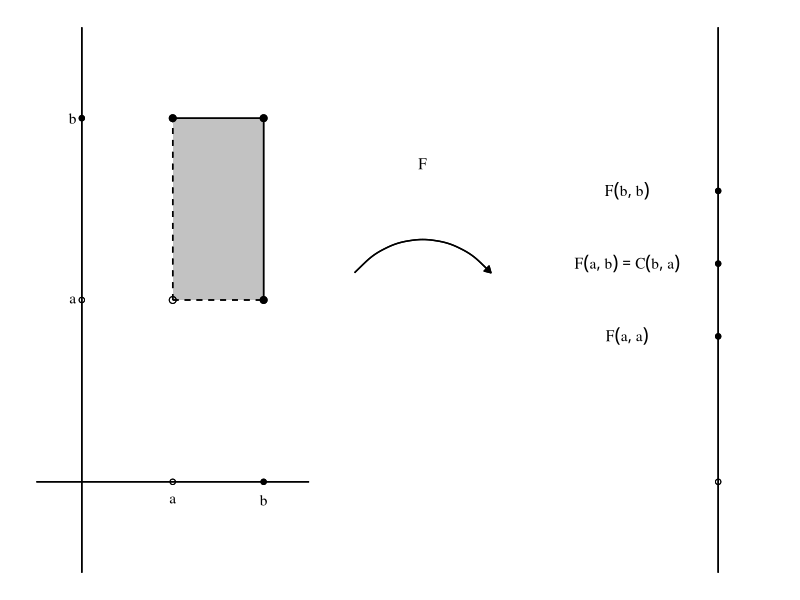

This chart was generated by the following R code:
#Visualization of Halfopen Intervals
library(tidyverse)

x = c(1,1,2,2)
y = c(1,2,1,2)

X = c(0,4)
Y = c(0,4)

plane = data.frame(X,Y)

plot_gg = ggplot(aes(x = X, y = Y),data = plane)

plot_gg + theme_void() + 
  geom_rect(aes(xmin = 1, ymin = 1, xmax = 2, ymax =2), alpha = 0.2)+
  geom_segment(aes(x = 1, y = 1, xend = 1, yend =2),linetype = "dashed") + 
  geom_segment(aes(x = 1, y = 1, xend = 2, yend =1),linetype = "dashed") + 
  geom_segment(aes(x = 2, y = 1, xend = 2, yend =2)) + 
  geom_segment(aes(x = 1, y = 2, xend = 2, yend =2)) + xlim(c(-0.5,7.5)) + ylim(c(-0.5,2.5)) +
  geom_segment(aes(x = -0.5, y = 0, xend = 2.5, yend = 0)) + 
  geom_segment(aes(y = -0.5, x = 0, yend = 2.5, xend = 0)) + 
  geom_point(aes(x = 1,y = 0), shape = 1) + 
  geom_point(aes(x = 2,y = 0)) +
  geom_point(aes(x = 0,y = 1), shape = 1) + 
  geom_point(aes(x = 0,y = 2)) + 
  annotate("text", x = -0.1, y = 1, label = "a", parse = T,family = "serif") +
  annotate("text", x = -0.1, y = 2, label = "b", parse = T,family = "serif") +
  annotate("text", x = 1, y = -0.1, label = "a", parse = T,family = "serif") +
  annotate("text", x = 2, y = -0.1, label = "b", parse = T,family = "serif") + 
  geom_point(aes(x = 1,y = 1), shape = 1, size = 2) + 
  geom_point(aes(x = 2,y = 1), size = 2) +
  geom_point(aes(x = 1,y = 2), size = 2) + 
  geom_point(aes(x = 2,y = 2), size = 2) +
  annotate("text", x = 6, y = (1+1)/2.5, label = "F(a,a)", parse = T, family = "serif") +
  geom_point((aes(x = 7, y = (1+1)/2.5))) + 
  annotate("text", x = 6, y = (1+2)/2.5, label = "F(a,b) == C(b,a) ", parse = T,family = "serif") +
  geom_point((aes(x = 7, y = (1+2)/2.5))) + 
  annotate("text", x = 6, y = (2+2)/2.5, label = "F(b,b)", parse = T,family = "serif") +
  geom_point((aes(x = 7, y = (2+2)/2.5))) +
  annotate("text", x = 3.75, y = 1.75, label = "F", parse = T,family = "serif") + 
  geom_curve(aes(x = 4.5, y = 1.15, xend = 3, yend = 1.15), arrow = arrow(type = "closed",length = unit(5,"pt"),ends = "first")) + 
  geom_segment(aes(x = 7, y = -0.5, xend = 7, yend = 2.5)) + 
  geom_point(aes(x = 7, y = 0), shape  =1)

  
